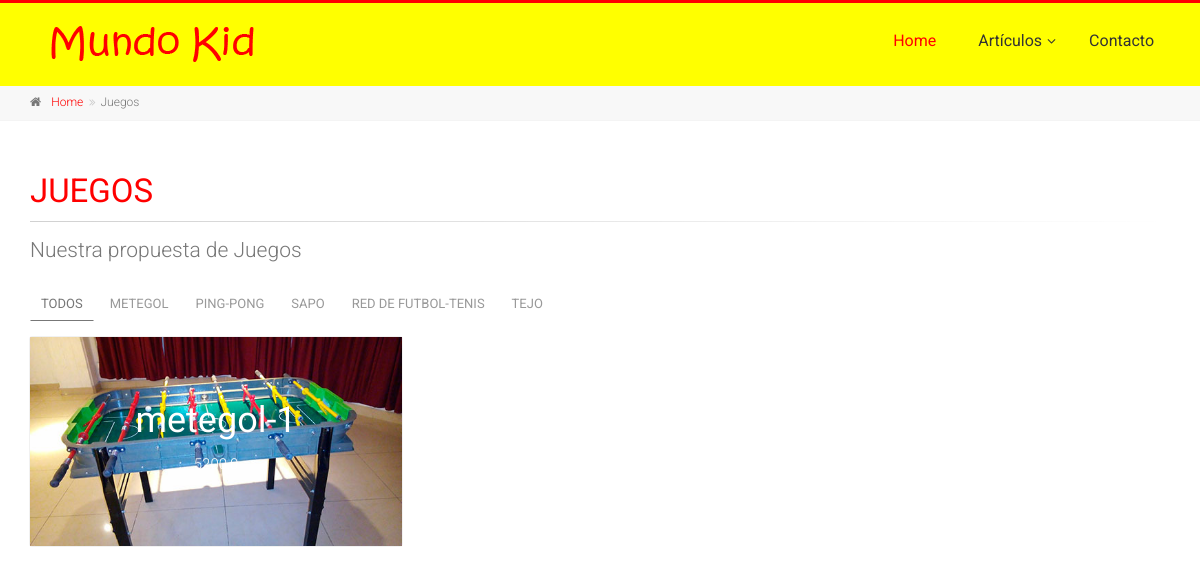
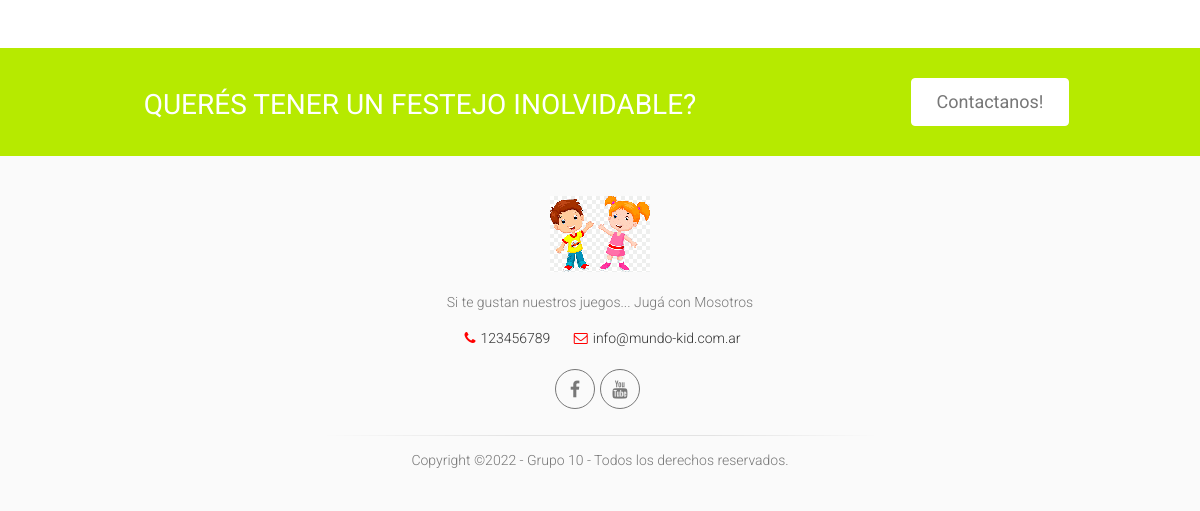
The page /juegos/ on the database as committed earlier (2 pictures, top to bottom).
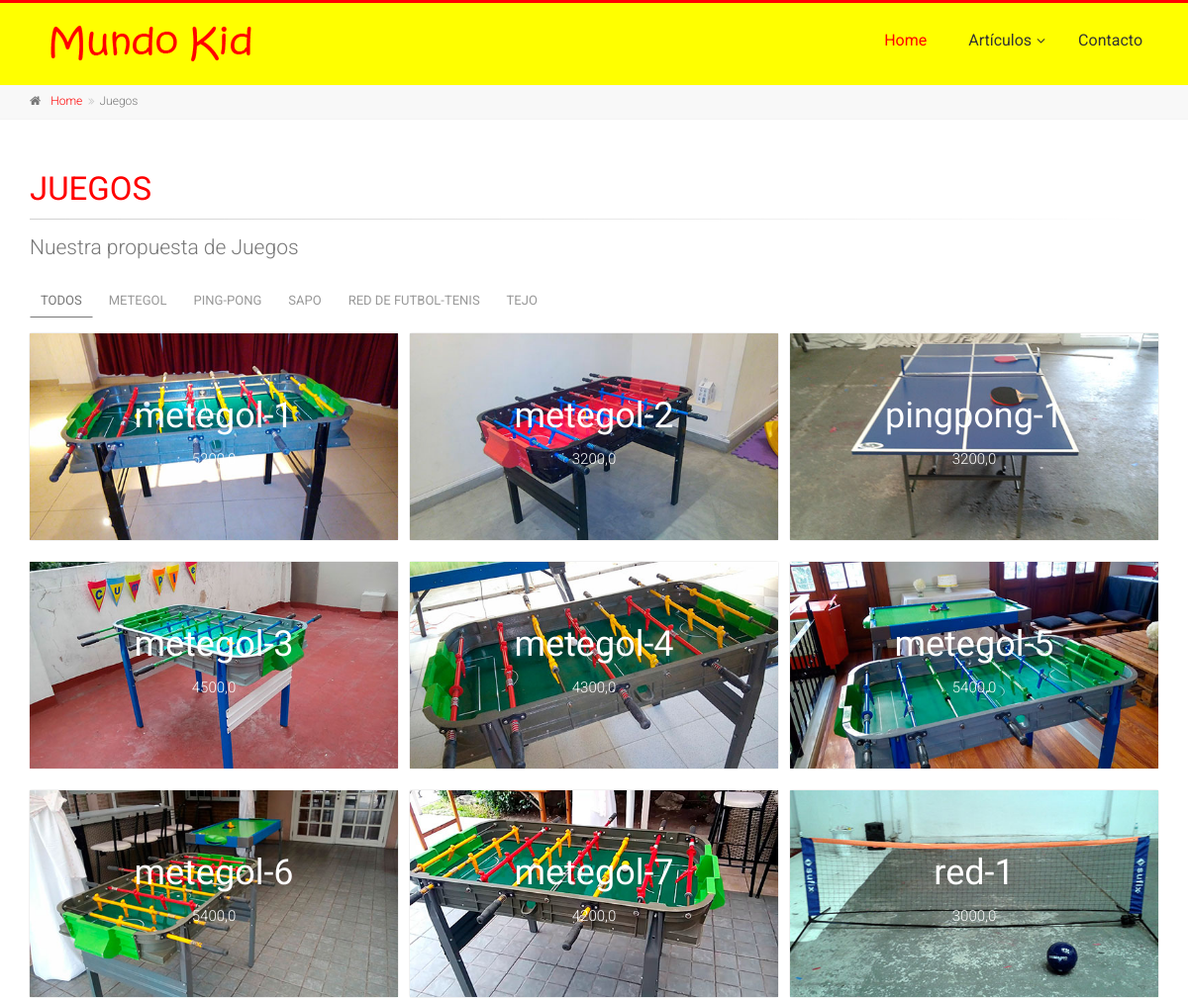
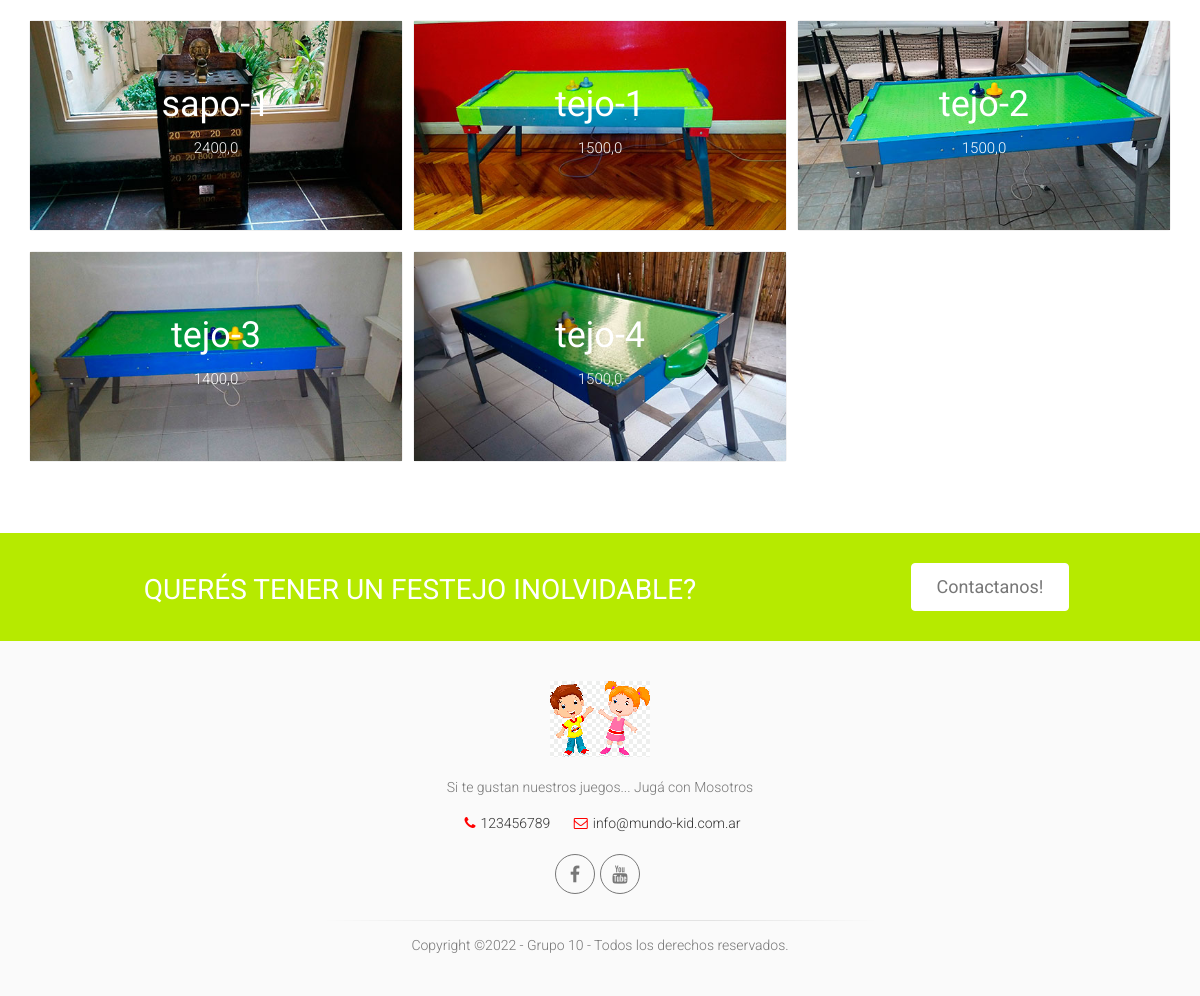
The same page on the database as committed later (2 pictures, top to bottom).
### Articulos/models.py (models this page shows, shortened)
class Articulo(models.Model):
    id=models.BigIntegerField(primary_key=True,verbose_name="Id_Artículo")
    nombre=models.TextField(max_length=40)
    categoria=models.CharField(max_length=2)
    subcategoria=models.TextField(max_length=10)
    stock=models.IntegerField()
    precio=models.FloatField()
    imagen_url=models.ImageField(upload_to="articulos")
    class Meta:
        verbose_name ="articulo"
        verbose_name_plural="articulos"

### Articulos/views.py (the view)
# urls.py: path('juegos/',Articulos_views.juegos,name="juegos"),
def juegos(request):
    articulos=Articulo.objects.filter(categoria = 'ju')
    return render(request,"Articulos/juegos.html",{'articulos':articulos})

### Articulos/templates/Articulos/juegos.html
{% extends 'MundoKid/base.html' %}
{% block content %}
	        <div class="breadcrumb-container">
				<div class="container">
					<ol class="breadcrumb">
						<li><i class="fa fa-home pr-10"></i><a href="index.html">Home</a></li>
						<li class="active">Juegos</li>
					</ol>
				</div>
			</div>
			<section class="main-container">
				<div class="container">
					<div class="row">
						<div class="main col-md-12">
							<h1 class="page-title"><span>Juegos</span></h1>
							<div class="separator-2"></div>
							<p class="lead">Nuestra propuesta de Juegos</p>
							<div class="filters">
								<ul class="nav nav-pills">
									<li class="active"><a href="#" data-filter="*">Todos</a></li>
									<li><a href="#" data-filter=".metegol">Metegol</a></li>
									<li><a href="#" data-filter=".pingpong">Ping-Pong</a></li>
									<li><a href="#" data-filter=".sapo">Sapo</a></li>
									<li><a href="#" data-filter=".red">Red de Futbol-tenis</a></li>
									<li><a href="#" data-filter=".tejo">Tejo</a></li>
                                </ul>
							</div>
							<div class="isotope-container row grid-space-10">
                                 {% for articulo in articulos %}
								<div class="col-md-4 col-sm-6 isotope-item {{articulo.subcategoria}}">
									<div class="image-box txt-box bordered text-center mb-20">
										<div class="overlay-container">
											<img src="{{articulo.imagen_url.url}}" alt="Plaza Blanda">
											<div class="text">
												<h3>{{articulo.nombre}}</h3>
												<p>{{articulo.precio}}</p>
											</div>
										</div>
									</div>
								</div>
                                 {% endfor %}
                            </div>
						</div>
					</div>
				</div>
			</section>
{% endblock %}

### MundoKid/templates/MundoKid/base.html (shortened to what this page needs)
<!DOCTYPE html>
<html lang="es">
    <head>
        {% load static %}
		<link href="{% static 'MundoKid/vendor/bootstrap/css/bootstrap.css' %}" rel="stylesheet">
		<link href="{% static 'MundoKid/vendor/font-awesome/css/font-awesome.css' %}" rel="stylesheet">
		<link href="{% static 'MundoKid/vendor/fontello/css/fontello.css' %}" rel="stylesheet">
		<link href="{% static 'MundoKid/vendor/plugins/rs-plugin/css/settings.css' %}" rel="stylesheet">
		<link href="{% static 'MundoKid/css/animations.css' %}" rel="stylesheet">
		<link href="{% static 'MundoKid/vendor/plugins/hover/hover-min.css' %}" rel="stylesheet">
		<link href="{% static 'MundoKid/css/style.css' %}" rel="stylesheet" >
		<link href="{% static 'MundoKid/css/skins/vivid_red.css' %}" rel="stylesheet">
        <link href="{% static 'MundoKid/css/rent.css' %}" rel="stylesheet">
		<link href="{% static 'MundoKid/css/form.css' %}" rel="stylesheet">
    </head>
	<body class="no-trans front-page  ">
		<div class="page-wrapper">
			<div class="header-container">
				<header class="header  fixed clearfix">
					<div class="container">
						<div class="row">
							<div class="col-md-3">
								<div class="header-left clearfix">
									<div id="logo" class="logo">
										<a href="{% url 'home' %}"><img id="logo_img" class="img-responsive" src="{% static 'MundoKid/images/mundo-kid.png' %}" alt="Mundo Kid" title="Mundo Kid"></a>
									</div>
								</div>
							</div>
							<div class="col-md-9">
								<div class="header-right clearfix">
								<div class="main-navigation  animated with-dropdown-buttons">
									<nav class="navbar navbar-default" role="navigation">
										<div class="container-fluid">
											<div class="collapse navbar-collapse" id="navbar-collapse-1">
												<ul class="nav navbar-nav">
													<li class="active">
														<a href="{% url 'home' %}">Home</a>
													</li>
													<li class="dropdown ">
														<a class="dropdown-toggle" data-toggle="dropdown" >Artículos</a>
													</li>
													<li >
														<a href="{% url 'contacto' %}">Contacto</a>
													</li>
												</ul>
											</div>
										</div>
									</nav>
								</div>
								</div>
							</div>
						</div>
					</div>
				</header>
			</div>
    <main>
       {% block content %}{% endblock %}
    </main>
			<div class="verde footer-top animated-text default-hovered">
				<div class="container">
					<div class="row">
						<div class="col-md-12">
							<div class="call-to-action text-center">
								<div class="row">
									<div class="col-sm-8">
										<h2 class="txt-blanco">Querés tener un festejo inolvidable?</h2>
									</div>
									<div class="col-sm-4">
										<p class="mt-10"><a href="{% url 'contacto' %}" class="btn btn-lg btn-white">Contactanos!</a></p>
									</div>
								</div>
							</div>
						</div>
					</div>
				</div>
			</div>
			<footer id="footer" class="clearfix ">
				<div class="footer">
					<div class="container">
						<div class="footer-inner">
							<div class="row">
								<div class="col-sm-8 col-sm-offset-2 col-md-6 col-md-offset-3">
									<div class="footer-content text-center padding-ver-clear">
										<div class="logo-footer"><img id="logo-footer" class="center-block" src="{% static 'MundoKid/images/ninio.png' %}" alt="Mundo Kid"></div>
										<p>Si te gustan nuestros juegos... Jugá con Mosotros </p>
										<ul class="list-inline mb-20">
											<li><a href="tel:+00 1234567890" class="link-dark"><i class="text-default fa fa-phone pl-10 pr-5"></i>123456789</a></li>
											<li><a href="mailto:info@mundo-kid.com.ar" class="link-dark"><i class="text-default fa fa-envelope-o pl-10 pr-5"></i>info@mundo-kid.com.ar</a></li>
										</ul>
										<ul class="social-links circle animated-effect-1 margin-clear">
											<li class="facebook"><a target="_blank" href="https://www.facebook.com/"><i class="fa fa-facebook"></i></a></li>
											<li class="googleplus"><a target="_blank" href="https://www.youtube.com/"><i class="fa fa-youtube"></i></a></li>
										</ul>
										<div class="separator"></div>
										<p class="text-center margin-clear">Copyright ©2022 - Grupo 10 - Todos los derechos reservados.</p>
									</div>
								</div>
							</div>
						</div>
					</div>
				</div>
			</footer>
		</div>
  </body>
</html>

### MundoKid/static/MundoKid/css/skins/vivid_red.css (style rules this page uses)
a { color: #ff0000; }
.text-default { color: #ff0000; }
.btn-white { color: #777777; background-color: #ffffff; border-color: #ffffff; }
.nav-pills > li.active > a:after { color: #ff0000; }
.navbar-default .navbar-nav > li > a:hover, .navbar-default .navbar-nav > li > a:focus, .navbar-default .navbar-nav > .active > a, .navbar-default .navbar-nav > .active > a:hover, .navbar-default .navbar-nav > .active > a:focus { background-color: transparent; color: #ff0000; }
.social-links li a { border: 1px solid #e7e7e7; color: #cdcdcd; }
.social-links.animated-effect-1 li a:after { background-color: #ff0000; }

Rows that differ between the two databases and show on the page:
added Articulo: imagen_url (picture), nombre "metegol-2", precio "3200,0"
added Articulo: imagen_url (picture), nombre "pingpong-1", precio "3200,0"
added Articulo: imagen_url (picture), nombre "metegol-3", precio "4500,0"
added Articulo: imagen_url (picture), nombre "metegol-4", precio "4300,0"
added Articulo: imagen_url (picture), nombre "metegol-5", precio "5400,0"
added Articulo: imagen_url (picture), nombre "metegol-6", precio "5400,0"
added Articulo: imagen_url (picture), nombre "metegol-7", precio "4200,0"
added Articulo: imagen_url (picture), nombre "red-1", precio "3000,0"
added Articulo: imagen_url (picture), nombre "sapo-1", precio "2400,0"
added Articulo: imagen_url (picture), nombre "tejo-1", precio "1500,0"
added Articulo: imagen_url (picture), nombre "tejo-2", precio "1500,0"
added Articulo: imagen_url (picture), nombre "tejo-3", precio "1400,0"
added Articulo: imagen_url (picture), nombre "tejo-4", precio "1500,0"
